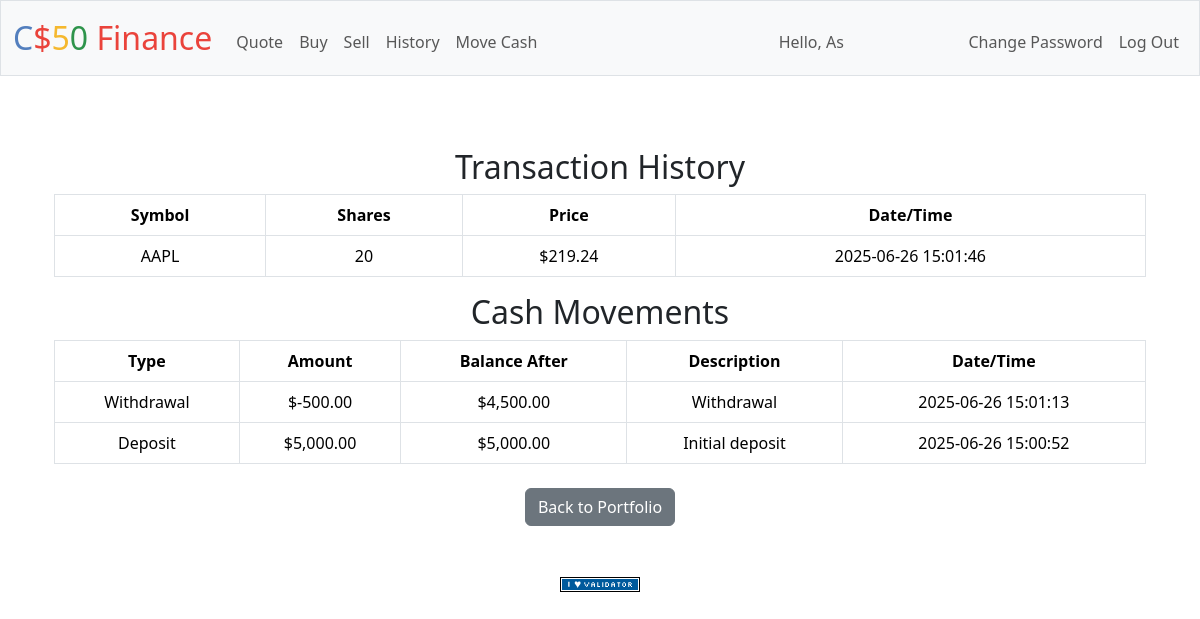
Screenshot of /history (signed in) with the database file from the repository.
### tables this page shows
CREATE TABLE users (id INTEGER PRIMARY KEY AUTOINCREMENT NOT NULL, username TEXT NOT NULL, hash TEXT NOT NULL, cash NUMERIC NOT NULL DEFAULT 10000.00);

CREATE TABLE transactions (
    id INTEGER PRIMARY KEY AUTOINCREMENT,
    user_id INTEGER NOT NULL,
    symbol TEXT NOT NULL,
    shares INTEGER NOT NULL,
    price NUMERIC NOT NULL,
    transacted TIMESTAMP NOT NULL DEFAULT CURRENT_TIMESTAMP
);

CREATE TABLE ledger (
    id INTEGER PRIMARY KEY AUTOINCREMENT,
    user_id INTEGER NOT NULL,
    type TEXT NOT NULL           -- 'deposit', 'withdrawal' ou 'trade'
      CHECK(type IN ('deposit','withdrawal','trade')),
    amount NUMERIC NOT NULL,     -- positivo para depósito/venda, negativo para retirada/compra
    balance_after NUMERIC NOT NULL,
    description TEXT,            -- e.g. 'Deposit via Pix', 'Buy 10 AAPL @ $150'
    ref_transaction_id INTEGER,  -- FK para transactions.id (só em type='trade')
    created_at TIMESTAMP NOT NULL DEFAULT CURRENT_TIMESTAMP,
    FOREIGN KEY(user_id) REFERENCES users(id),
    FOREIGN KEY(ref_transaction_id) REFERENCES transactions(id)
);

### app.py (the view)
@app.route("/history")
@login_required
def history():
    user_id = session["user_id"]
    rows = db.execute(
        """
        SELECT symbol, shares, price, transacted
          FROM transactions
         WHERE user_id = ?
         ORDER BY transacted DESC
        """,
        user_id
    )
    cash_movs = db.execute(
        """
        SELECT type, amount, balance_after, description, created_at AS datetime
          FROM ledger
         WHERE user_id = ?
         ORDER BY created_at DESC
        """,
        user_id
    )
    return render_template("history.html", transactions=rows, cash_movements=cash_movs)

### app.py (called while the page is built)
@app.after_request
def after_request(response):
    response.headers["Cache-Control"] = "no-cache, no-store, must-revalidate"
    response.headers["Expires"] = 0
    response.headers["Pragma"] = "no-cache"
    return response

@app.context_processor
def inject_username():
    if session.get("user_id"):
        rows = db.execute("SELECT username FROM users WHERE id = ?", session["user_id"])
        return {"username": rows[0]["username"]}
    return {}

### helpers.py (called while the page is built)
def login_required(f):
    @wraps(f)
    def decorated_function(*args, **kwargs):
        if session.get("user_id") is None:
            return redirect("/login")
        return f(*args, **kwargs)
    return decorated_function

def usd(value):
    return f"${value:,.2f}"

### templates/history.html (shortened to what this page needs)
{% extends "layout.html" %}
{% block main %}
<div class="container mt-4">
    <h2>Transaction History</h2>
    {% if transactions %}
    <table class="table table-bordered">
        <thead class="thead-light">
            <tr>
                <th>Symbol</th>
                <th>Shares</th>
                <th>Price</th>
                <th>Date/Time</th>
            </tr>
        </thead>
        <tbody>
        {% for tx in transactions %}
            <tr>
                <td>{{ tx.symbol }}</td>
                <td>{{ tx.shares }}</td>
                <td>{{ tx.price|usd }}</td>
                <td>{{ tx.transacted }}</td>
            </tr>
        {% endfor %}
        </tbody>
    </table>
    {% else %}
        <p>No transactions yet.</p>
    {% endif %}
    <h2>Cash Movements</h2>
    {% if cash_movements %}
    <table class="table table-bordered">
        <thead class="thead-light">
            <tr>
                <th>Type</th>
                <th>Amount</th>
                <th>Balance After</th>
                <th>Description</th>
                <th>Date/Time</th>
            </tr>
        </thead>
        <tbody>
        {% for mv in cash_movements %}
            <tr>
                <td>{{ mv.type.capitalize() }}</td>
                <td>{{ mv.amount|usd }}</td>
                <td>{{ mv.balance_after|usd }}</td>
                <td>{{ mv.description }}</td>
                <td>{{ mv.datetime }}</td>
            </tr>
        {% endfor %}
        </tbody>
    </table>
    {% else %}
        <p>No cash movements yet.</p>
    {% endif %}
    <a href="/" class="btn btn-secondary mt-2">Back to Portfolio</a>
</div>
{% endblock %}

### templates/layout.html (shortened to what this page needs)
<!DOCTYPE html>
<html lang="en">
    <head>
        <link href="https://cdn.jsdelivr.net/npm/bootstrap@5.3.3/dist/css/bootstrap.min.css" rel="stylesheet">
        <link href="/static/styles.css" rel="stylesheet">
    </head>
    <body>
        <nav class="bg-light border navbar navbar-expand-md navbar-light">
            <div class="container-fluid">
                <a class="navbar-brand" href="/"><span class="blue">C</span><span class="red">$</span><span class="yellow">5</span><span class="green">0</span> <span class="red">Finance</span></a>
                <div class="collapse navbar-collapse" id="navbar">
                    {% if session["user_id"] %}
                        <ul class="navbar-nav me-auto mt-2">
                            <li class="nav-item"><a class="nav-link" href="/quote">Quote</a></li>
                            <li class="nav-item"><a class="nav-link" href="/buy">Buy</a></li>
                            <li class="nav-item"><a class="nav-link" href="/sell">Sell</a></li>
                            <li class="nav-item"><a class="nav-link" href="/history">History</a></li>
                            <li class="nav-item"><a class="nav-link" href="/cash">Move Cash</a></li>
                        </ul>
                        <ul class="navbar-nav ms-auto mt-2">
                             <li class="nav-item"><span class="navbar-text">Hello, {{ username }}</span></li>
                        </ul>
                        <ul class="navbar-nav ms-auto mt-2">
                            <li class="nav-item"><a class="nav-link" href="/change_password">Change Password</a></li>
                            <li class="nav-item"><a class="nav-link" href="/logout">Log Out</a></li>
                        </ul>
                    {% else %}
                        <ul class="navbar-nav ms-auto mt-2">
                            <li class="nav-item"><a class="nav-link" href="/register">Register</a></li>
                            <li class="nav-item"><a class="nav-link" href="/login">Log In</a></li>
                        </ul>
                    {% endif %}
                </div>
            </div>
        </nav>
        <main class="container py-5 text-center">
            {% block main %}{% endblock %}
        </main>
        <footer class="mb-5">
            <form action="https://validator.w3.org/check" class="text-center" enctype="multipart/form-data" method="post" target="_blank">
                <input alt="Validate" src="/static/I_heart_validator.png" type="image">
            </form>
        </footer>
    </body>
</html>

### static/styles.css (style rules this page uses)
nav .navbar-brand { font-size: xx-large; }
nav .navbar-brand .blue { color: #537fbe; }
nav .navbar-brand .red { color: #ea433b; }
nav .navbar-brand .yellow { color: #f5b82e; }
nav .navbar-brand .green { color: #2e944b; }

### rows the page displays
users: username "As"
transactions: symbol "AAPL", shares "20", price "$219.24", transacted "2025-06-26 15:01:46"
ledger: type "Withdrawal", amount "$-500.00", balance_after "$4,500.00", description "Withdrawal", datetime "2025-06-26 15:01:13"
ledger: type "Deposit", amount "$5,000.00", balance_after "$5,000.00", description "Initial deposit", datetime "2025-06-26 15:00:52"
